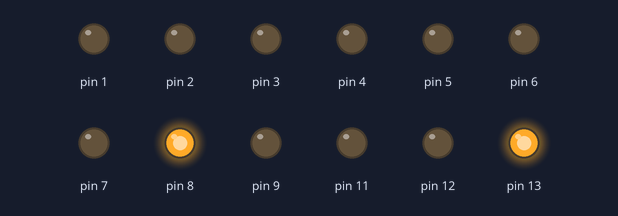
The sketch below on a simulated Arduino Uno, built with avr-gcc and run on an emulated ATmega328P. Parts: output pins drawn as LEDs (lit = HIGH). Random numbers use the default seed unless the sketch sets one.

Above: at 0.05 s.
At 4.95 s:
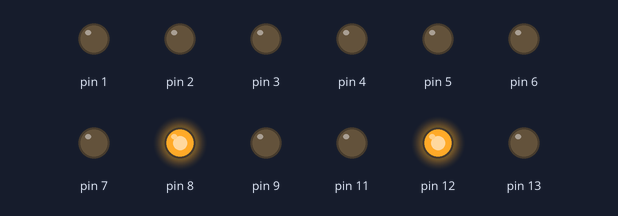
At 9.95 s:
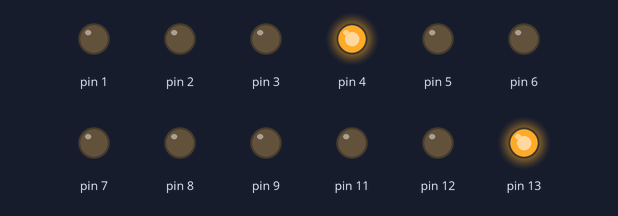
At 19.96 s:
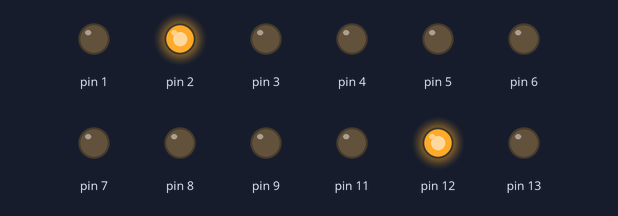
At 29.86 s:
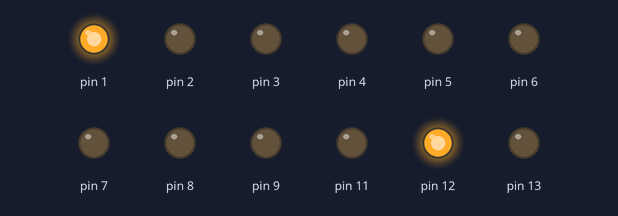
At 39.87 s:
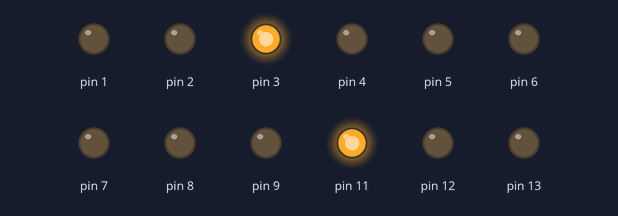
Timing chart, 0 to 40.0 s (numbered marks = the images above):
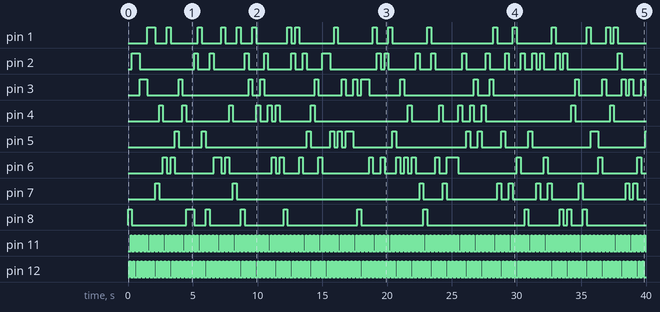

Measured:
- by itself, pin 1: LOW → HIGH at 1.5 s, → LOW 0.60 s later, → HIGH 0.90 s later, → LOW 0.30 s later, … (36 changes in this stretch)
- by itself, pin 2: LOW → HIGH at 0.30 s, → LOW 0.60 s later, → HIGH 4.2 s later, → LOW 0.30 s later, … (42 changes in this stretch)
- by itself, pin 3: LOW → HIGH at 0.90 s, → LOW 0.60 s later, → HIGH 2.4 s later, → LOW 0.30 s later, … (32 changes in this stretch)
- by itself, pin 4: LOW → HIGH at 2.4 s, → LOW 0.30 s later, → HIGH 1.5 s later, → LOW 0.30 s later, … (28 changes in this stretch)
- by itself, pin 5: LOW → HIGH at 3.6 s, → LOW 0.30 s later, → HIGH 1.8 s later, → LOW 0.30 s later, … (25 changes in this stretch)
- by itself, pin 6: LOW → HIGH at 2.7 s, → LOW 0.30 s later, → HIGH 0.30 s later, → LOW 0.30 s later, … (38 changes in this stretch)
- by itself, pin 7: LOW → HIGH at 2.1 s, → LOW 0.30 s later, → HIGH 5.7 s later, → LOW 0.30 s later, … (22 changes in this stretch)
- by itself, pin 8: LOW → HIGH at 0.00 s, → LOW 0.30 s later, → HIGH 4.2 s later, → LOW 0.60 s later, … (22 changes in this stretch)

The sketch:

Lluvia.ino
```cpp
void setup() {
  pinMode(1, OUTPUT);
  pinMode(2, OUTPUT);
  pinMode(3, OUTPUT);
  pinMode(4, OUTPUT);
  pinMode(5, OUTPUT);
  pinMode(6, OUTPUT);
  pinMode(7, OUTPUT);
  pinMode(8, OUTPUT);
  pinMode(9, OUTPUT);
  pinMode(11, OUTPUT);
  pinMode(12, OUTPUT);
  pinMode(13, OUTPUT);
}
void apagar(){
  for (int x=1; x<=13; x++){
    digitalWrite(x,0);
  }
}
void loop() {
   for (int y=1; y<=9; y++){
     int randNumber = 0;
   randNumber = random(1,9);
   digitalWrite(randNumber,1);
   for (int x=13; x>=11; x--){
      digitalWrite(x,1);
      delay(100);
      digitalWrite(x,0);
}
apagar();
}
apagar();
}
```
